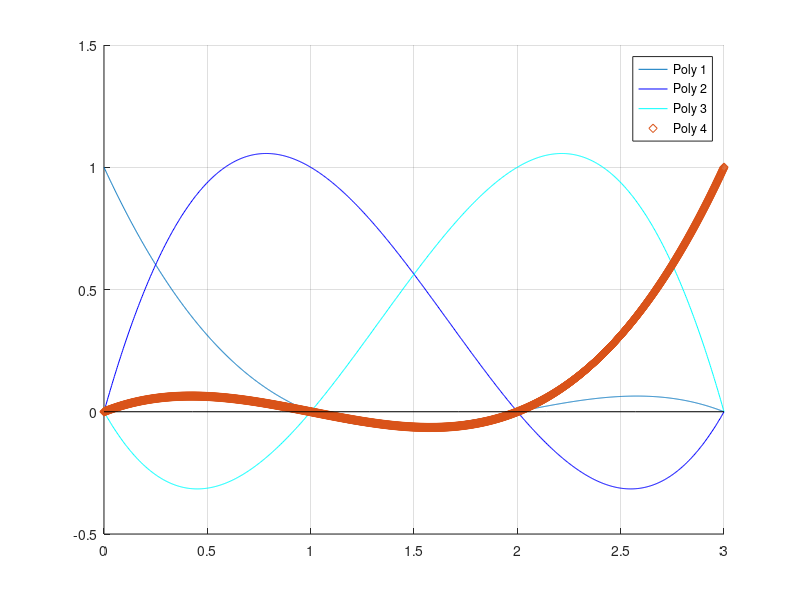
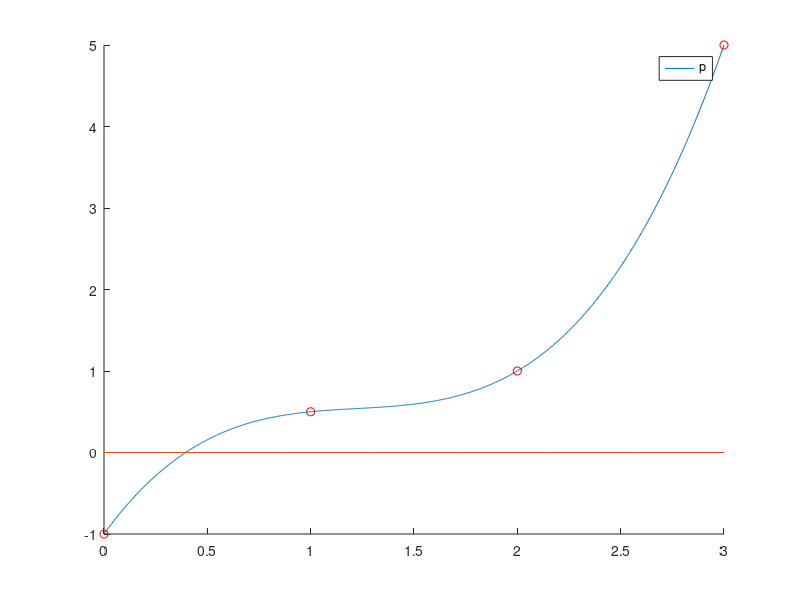
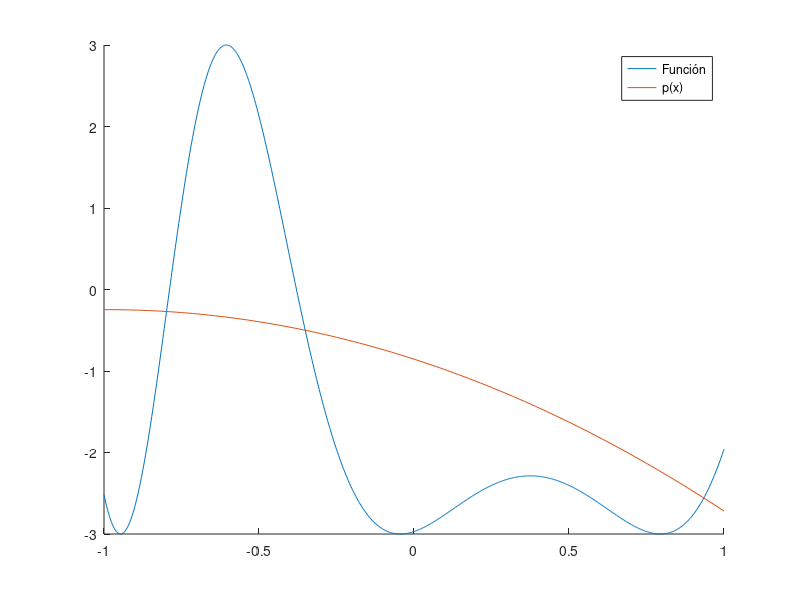
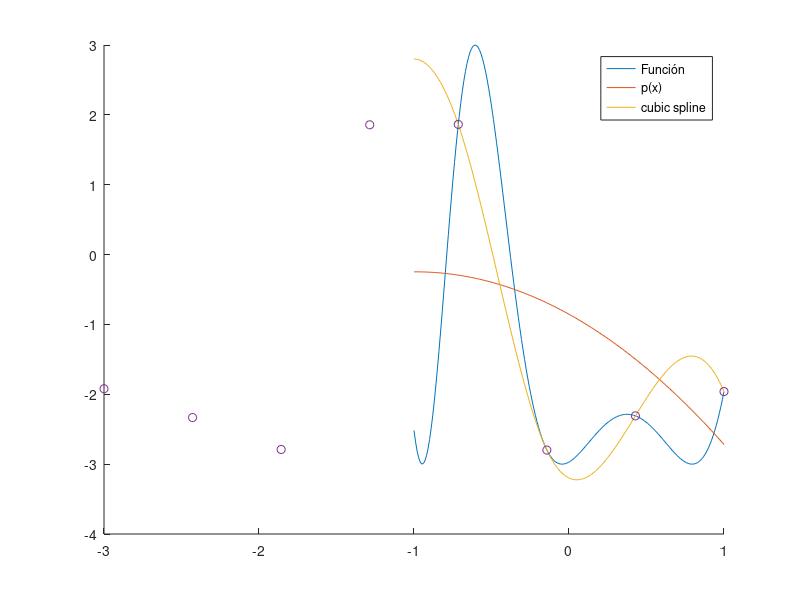

MATLAB code to generate these figures, in order: (Note: this script raises an error after producing the figures.)
%% Ejercicio 1 operaciones poly

p= poly([-1 -1 0 2 2 5])

root= roots(p)
er0= abs(0-root(1))
er1= abs(-1-root(5))
er1neg= abs(-1-root(6))
er2=abs(2- root(3))
er2neg=abs(2-root(4))
er5= abs(5-root(2))
q= [1, -5];

m= conv(p,q)
rootb= roots(m)

[d,r]= deconv(p,q)

rootd = roots(d)

%% Ejercicio 2 LAgrange poly
x = [0, 1, 2, 3];
y = [-1, 0.5, 1, 5];

n= length(x)

q= poly(x)
L=zeros(n,n);
Lj= zeros(n,n);
q= poly(x)

for j = 1:n
    pj=poly(x(j))
    L(j,:)= deconv(q,pj )
   z= polyval(L(j,:),x(j))
   Lj(j,:)= deconv(L(j,:),z)

end


int=[0,3]
figure 
l0= @(x) polyval(Lj(1,:),x)
l1=@(x) polyval(Lj(2,:),x)
l2= @(x) polyval(Lj(3,:),x)
l3= @(x) polyval(Lj(4,:),x)
hold on


fplot(l0,int)

fplot(l1,int,'b')

fplot(l2,int,'c')

fplot(l3,int,'d')
fplot(@(x) x*0,int,'k')
legend('Poly 1','Poly 2', 'Poly 3', 'Poly 4')
grid on

hold off


p=0;
for j=1:n

p= p+ Lj(j,:)*y(j);

end
p

p_fun= @(x) polyval(p,x);
figure
hold on

fplot(p_fun,int)
fplot(@(x) x*0,int)
plot(x,y,"Marker","o","Color","r","LineStyle","none")
legend('p')
hold off




%% Ejercicio 3 Lagrange poly polfit

x=linspace(-3,1,8)
f = @(x) 3*cos(3-3*x+4*x.^2)
y= 3*cos(3-3*x+4*x.^2)


p = polyfit(x,y,n-1)
int=[-1,1]
p_fun= @(x) polyval(p,x);

figure
hold on

fplot(f,int)
fplot(p_fun,int)
legend('Función','p(x)')

hold off

p_fun(0.9)
p_fun(-0.7)

er1 = abs(p_fun(0.9)-f(0.9))
er2 = abs(p_fun(-0.7)- f(-0.7))

%Ejercicio 4 splines

x1 =linspace(-1,1,200);
y1 = interp1(x,y,x1,'spline');

figure
hold on
 
plot(x1,f(x1))
plot(x1,polyval(p,x1))
plot(x1,y1)
plot(x,y,"Marker","o","LineStyle","none")
legend('Función','p(x)', 'cubic spline')

hold off

Err= (1:200);

for i = 1:200

    Err(i)= abs(y1(i)- f(x1(i)));
end

b =  polyval(p,0.9)
a3 = p(6)
p

%% 
